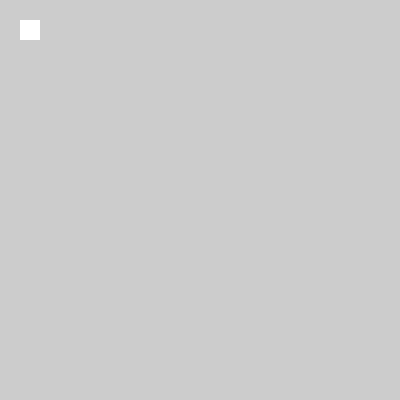
Frame 1 (no input)
Frame 60 (the mouse pressed at the canvas centre just before this capture): identical to frame 1, image omitted
Frame 120 (the mouse held since frame 60 and released just before this capture): identical to frame 1, image omitted

The Processing sketch that drew this single still picture (run headless with seeded random() and noise(); from frame 60 on, the mouse is pressed at the canvas centre):

// Processing sketch: kode_eksemepl
// ── kode_eksemepl.pde
Hund lab; //4. Her har jeg en varibel af typen Hund med navnet lab. 

void setup(){ //13. Her er der lavet et scop fordi jeg har lavet en form for indkampsling i mine {}.
  size(400,400);
  lab = new Hund(20,20); //1. Her opretter jeg mit objekt lav lavet ud fra min extended class. 
}

void draw(){
  lab.display();
}

// ── Dyr_class.pde
class Dyr{ //1. Her ses min class, der hedder Dyr
  float x; //3. Denne x er af typen float og bruges til at give Dyr koordinater.
  float y;
  
  Dyr(float x_, float y_){ //8. Her er min konstruktør fordi det er en metode, der  automatisk bliver kørt når mit objekt bliver lavet.
    x = x_;
    y = y_;
  }
  
  void display(){
    noStroke();
    
    displayBody();
  }
  
  void displayBody(){
  }
}

class Hund extends Dyr{ //6. Her bruger jeg nedarvning ved at extended en ny class ud fra min allerede eksisterende class Dyr
  Hund(float x_, float y_){
    super(x_, y_);
  }
  
  void walk(){ //9. Her er min metode fordi den er under min class og derfor er det ik en funktion, men en metode.
  }
  
  void displayBody(){ //12. Laver override
    rect(x,y,20,20);
  }
}
